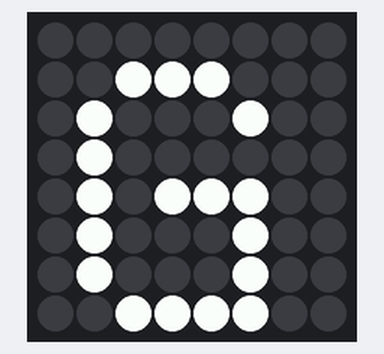
Recording of a program running on a simulated Raspberry Pi (BCM pin numbers) with a Sense HAT. Shown: the Sense HAT's 8×8 RGB LED matrix. At 4.0 s the program stops and its outputs stay as they are.

Above: at 0.1 s.
At 1.1 s:
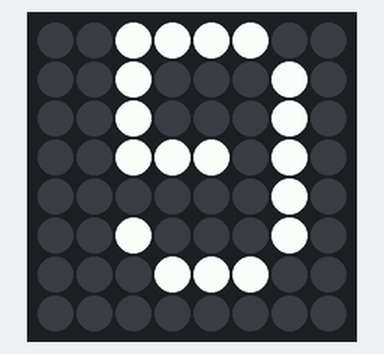
At 2.6 s:
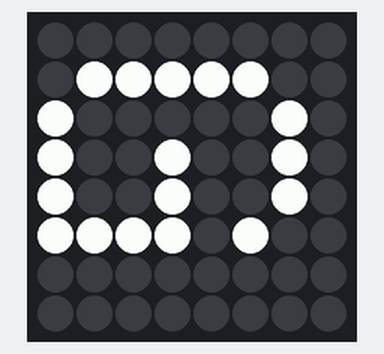
At 3.6 s:
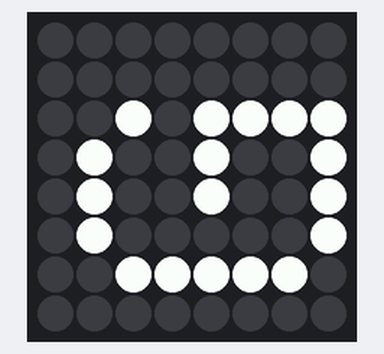

Measured:
- what the display in image 1 shows lasts 0.5 s, from 1.0 s to 1.5 s

The program:

rotate_letter.py
```python
from sense_hat import SenseHat
import time

sense = SenseHat()

sense.show_letter("G")

angles = [0, 90, 180, 270, 0, 90, 180, 270]
try:
    for r in angles:
        sense.set_rotation(r)
        time.sleep(0.5)
except KeyboardInterrupt:
    sense.clear()
```
